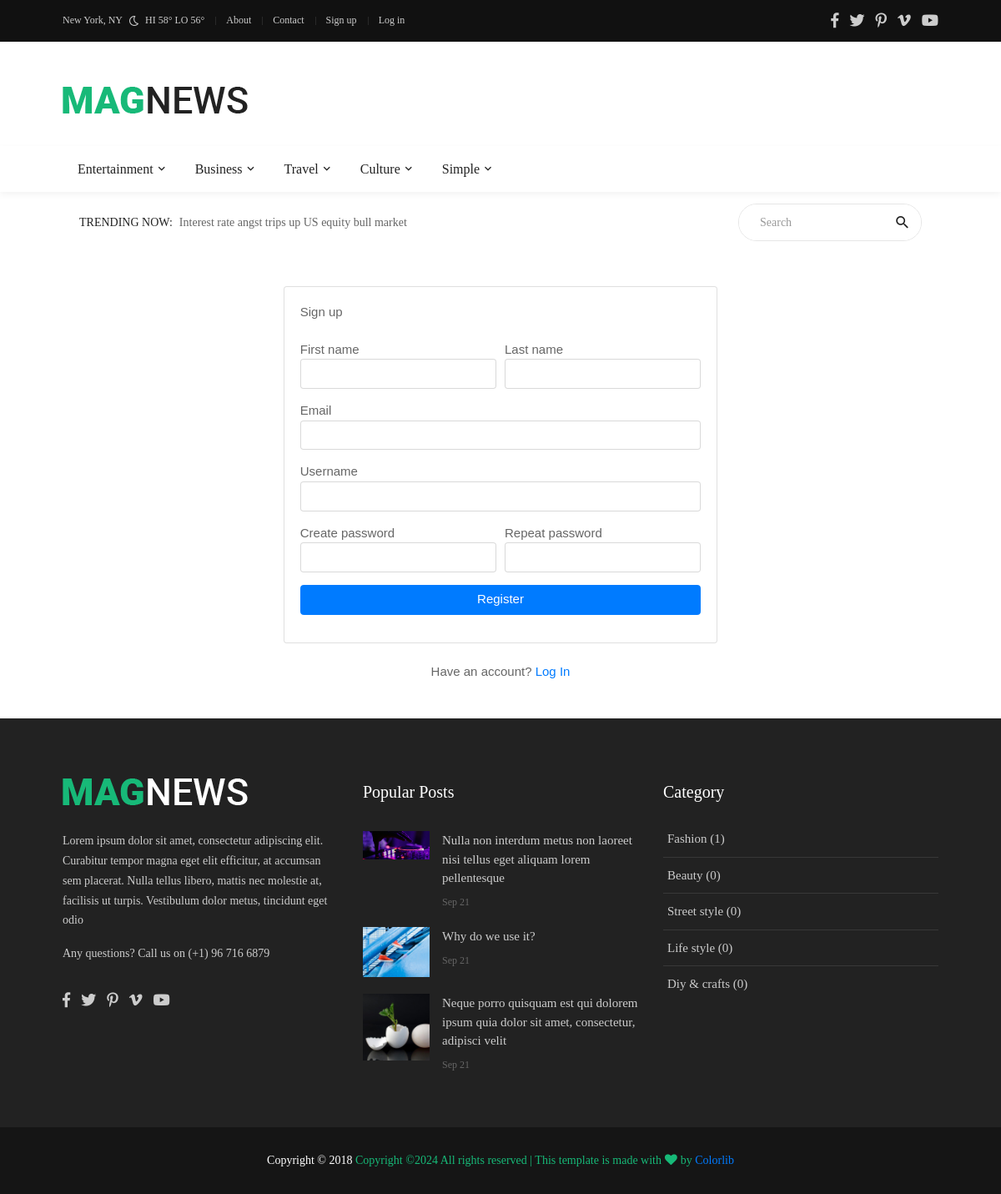
Page /accounts/register/ on the committed database.
### blog/models.py (models this page shows, shortened)
class CategoryParent(models.Model):
    title = models.CharField(max_length=100)

class Post(models.Model):
    user = models.ForeignKey(User, on_delete=models.CASCADE)
    category = models.ForeignKey(Category, on_delete=models.CASCADE)
    title = models.CharField(max_length=300)
    content = RichTextField()
    image = models.ImageField(upload_to='blog/images/', blank=True)
    created_at = models.DateTimeField(auto_now_add=True)
    updated_at = models.DateTimeField(auto_now=True)
    views = models.IntegerField(default=0)
    is_public = models.BooleanField(default=False)

class Category(models.Model):
    title = models.CharField(max_length=300)
    parent = models.ForeignKey(CategoryParent, on_delete=models.CASCADE, null=True)

### account/views.py (the view)
# urls.py: path('register/', views.user_register, name='user_register'),
def user_register(request):
    if request.user.is_authenticated:
        return redirect('store:home')
    if request.method == 'POST':
        forms = SignUpForm(request.POST)
        if forms.is_valid():
            user = forms.save()
            first_name = forms.cleaned_data.get('first_name')
            last_name = forms.cleaned_data.get('last_name')
            email = forms.cleaned_data.get('email')
            customer = Customer.objects.create(first_name=first_name, last_name=last_name, email=email, user=user)
            customer.save()
            return redirect('user_login')
        else:
            messages.error(request, 'User already exist!!!')
            return redirect('user_register')
    else:
        forms = SignUpForm()
    return render(request, 'account/register.html', {'forms': forms})

### account/forms.py
class SignUpForm(UserCreationForm):
    class Meta:
        model = User
        fields = ['first_name', 'last_name', 'email', 'username', 'password1', 'password2']
        widgets = {
            'first_name': forms.TextInput(attrs={'class': 'form-control', 'required': 'true'}),
            'last_name': forms.TextInput(attrs={'class': 'form-control', 'required': 'true'}),
            'email': forms.TextInput(attrs={'class': 'form-control', 'required': 'true'}),
            'username': forms.TextInput(attrs={'class': 'form-control'}),
        }

### blog/context_processors.py (called while the page is built)
def categories_parents(request):
    categories = CategoryParent.objects.all()
    return {'categories_parents': categories}

def get_tags(request):
    tags = Tag.objects.all()
    return {'tags': tags}

def get_popular_posts(request):
    popular_posts = Post.objects.all().order_by('-views')[:4]
    return {'popular_posts': popular_posts}

def get_categories(request):
    categories = Category.objects.all()[:5]
    return {'categories': categories}

### templates/account/register.html (shortened to what this page needs)
{% extends '../base.html' %}
{% block content %}
    {% load widget_tweaks %}
    <div class="card mx-auto" style="max-width:520px; margin-top:40px;">
        <article class="card-body">
            <header class="mb-4"><h4 class="card-title">Sign up</h4></header>
            <form method="POST">
                <div class="form-row">
                    <div class="col form-group">
                        <label>First name</label>
                        {{ forms.first_name }}
                    </div>
                    <div class="col form-group">
                        <label>Last name</label>
                        {{ forms.last_name }}
                    </div>
                </div>
                <div class="form-group">
                    <label>Email</label>
                    {{ forms.email }}
                </div>
                <div class="form-group">
                    <label>Username</label>
                    {{ forms.username }}
                </div>
                <div class="form-row">
                    <div class="form-group col-md-6">
                        <label>Create password</label>
                        {{ forms.password1|add_class:"form-control" }}
                    </div>
                    <div class="form-group col-md-6">
                        <label>Repeat password</label>
                        {{ forms.password2|add_class:"form-control" }}
                    </div>
                </div>
                <div class="form-group">
                    <button type="submit" class="btn btn-primary btn-block"> Register</button>
                </div>
            </form>
        </article>
    </div>
    <p class="text-center mt-4">Have an account? <a href="{% url 'user_login' %}">Log In</a></p>
    <br><br>
{% endblock %}

### templates/partial/header.html (shortened to what this page needs)
{% load static %}
<header>
    <div class="container-menu-desktop">
        <div class="topbar">
            <div class="content-topbar container h-100">
                <div class="left-topbar">
						<span class="left-topbar-item flex-wr-s-c">
							<span>
								New York, NY
							</span>
							<img class="m-b-1 m-rl-8" src="{% static 'images/icons/icon-night.png' %}" alt="IMG">
							<span>
								HI 58° LO 56°
							</span>
						</span>
                    <a href="{% url 'about' %}" class="left-topbar-item">
                        About
                    </a>
                    <a href="{% url 'contact_us' %}" class="left-topbar-item">
                        Contact
                    </a>
                    {% if user.is_authenticated %}
                        <b class="left-topbar-item">{{ user.username }}</b>
                        <a href="{% url 'user_logout' %}" class="left-topbar-item">
                            Log out
                        </a>
                    {% else %}
                        <a href="{% url 'user_register' %}" class="left-topbar-item">
                            Sign up
                        </a>
                        <a href="{% url 'user_login' %}" class="left-topbar-item">
                            Log in
                        </a>
                    {% endif %}
                </div>
                <div class="right-topbar">
                    <a href="#">
                        <span class="fab fa-facebook-f"></span>
                    </a>
                    <a href="#">
                        <span class="fab fa-twitter"></span>
                    </a>
                    <a href="#">
                        <span class="fab fa-pinterest-p"></span>
                    </a>
                    <a href="#">
                        <span class="fab fa-vimeo-v"></span>
                    </a>
                    <a href="#">
                        <span class="fab fa-youtube"></span>
                    </a>
                </div>
            </div>
        </div>
        <div class="wrap-logo container">
            <div class="logo">
                <a href="{% url 'index' %}"><img src="{% static 'images/icons/logo-01.png' %}" alt="LOGO"></a>
            </div>
        </div>
        <div class="wrap-main-nav">
            <div class="main-nav">
                <nav class="menu-desktop">
                    <ul class="main-menu">
                        {% for cate_parent in categories_parents %}
                            <li class="mega-menu-item">
                                <a href="{% url 'category_parent_detail' cate_parent.id %}">{{ cate_parent.title|capfirst }}</a>
                            </li>
                        {% endfor %}
                    </ul>
                </nav>
            </div>
        </div>
    </div>
</header>
<div class="container">
    <div class="bg0 flex-wr-sb-c p-rl-20 p-tb-8">
        <div class="f2-s-1 p-r-30 size-w-0 m-tb-6 flex-wr-s-c">
				<span class="text-uppercase cl2 p-r-8">
					Trending Now:
				</span>
            <span class="dis-inline-block cl6 slide100-txt pos-relative size-w-0" data-in="fadeInDown"
                  data-out="fadeOutDown">
					<span class="dis-inline-block slide100-txt-item animated visible-false">
						Interest rate angst trips up US equity bull market
					</span>
				</span>
        </div>
        <form action="{% url 'search' %}" method="get" class="pos-relative size-a-2 bo-1-rad-22 of-hidden bocl11 m-tb-6">
                <input class="f1-s-1 cl6 plh9 s-full p-l-25 p-r-45" type="text" name="q" placeholder="Search">
                <button class="flex-c-c size-a-1 ab-t-r fs-20 cl2 hov-cl10 trans-03">
                    <i class="zmdi zmdi-search"></i>
                </button>
        </form>
    </div>
</div>

### templates/partial/footer.html (shortened to what this page needs)
{% load static %}
	<footer>
		<div class="bg2 p-t-40 p-b-25">
			<div class="container">
				<div class="row">
					<div class="col-lg-4 p-b-20">
						<div class="size-h-3 flex-s-c">
							<a href="index.html">
								<img class="max-s-full" src="{% static 'images/icons/logo-02.png' %}" alt="LOGO">
							</a>
						</div>
						<div>
							<p class="f1-s-1 cl11 p-b-16">
								Lorem ipsum dolor sit amet, consectetur adipiscing elit. Curabitur tempor magna eget elit efficitur, at accumsan sem placerat. Nulla tellus libero, mattis nec molestie at, facilisis ut turpis. Vestibulum dolor metus, tincidunt eget odio
							</p>
							<p class="f1-s-1 cl11 p-b-16">
								Any questions? Call us on (+1) 96 716 6879
							</p>
							<div class="p-t-15">
								<a href="#" class="fs-18 cl11 hov-cl10 trans-03 m-r-8">
									<span class="fab fa-facebook-f"></span>
								</a>
								<a href="#" class="fs-18 cl11 hov-cl10 trans-03 m-r-8">
									<span class="fab fa-twitter"></span>
								</a>
								<a href="#" class="fs-18 cl11 hov-cl10 trans-03 m-r-8">
									<span class="fab fa-pinterest-p"></span>
								</a>
								<a href="#" class="fs-18 cl11 hov-cl10 trans-03 m-r-8">
									<span class="fab fa-vimeo-v"></span>
								</a>
								<a href="#" class="fs-18 cl11 hov-cl10 trans-03 m-r-8">
									<span class="fab fa-youtube"></span>
								</a>
							</div>
						</div>
					</div>
					<div class="col-sm-6 col-lg-4 p-b-20">
						<div class="size-h-3 flex-s-c">
							<h5 class="f1-m-7 cl0">
								Popular Posts
							</h5>
						</div>
						<ul>
                            {% for post in popular_posts|slice:"3" %}
                            	<li class="flex-wr-sb-s p-b-20">
								<a href="{% url 'post_detail' post.id %}" class="size-w-4 wrap-pic-w hov1 trans-03">
									<img src="{{ post.image.url }}" alt="IMG">
								</a>
								<div class="size-w-5">
									<h6 class="p-b-5">
										<a href="#" class="f1-s-5 cl11 hov-cl10 trans-03">
                                            {{ post.title }}
										</a>
									</h6>
									<span class="f1-s-3 cl6">
										{{ post.created_at|date:"M d" }}
									</span>
								</div>
							</li>
                            {% endfor %}
						</ul>
					</div>
					<div class="col-sm-6 col-lg-4 p-b-20">
						<div class="size-h-3 flex-s-c">
							<h5 class="f1-m-7 cl0">
								Category
							</h5>
						</div>
						<ul class="m-t--12">
                            {% for category in categories|slice:"6" %}
                            	<li class="how-bor1 p-rl-5 p-tb-10">
								<a href="{% url 'category_detail' category.id %}" class="f1-s-5 cl11 hov-cl10 trans-03 p-tb-8">
                                    {{ category.title|capfirst }} ({{ category.post_set.count }})
								</a>
							</li>
                            {% endfor %}
						</ul>
					</div>
				</div>
			</div>
		</div>
		<div class="bg11">
			<div class="container size-h-4 flex-c-c p-tb-15">
				<span class="f1-s-1 cl0 txt-center">
					Copyright © 2018
					<a href="#" class="f1-s-1 cl10 hov-link1">
Copyright &copy;<script>document.write(new Date().getFullYear());</script> All rights reserved | This template is made with <i class="fa fa-heart" aria-hidden="true"></i> by <a href="https://colorlib.com" target="_blank">Colorlib</a>
				</span>
			</div>
		</div>
	</footer>

### rows in the picture
CategoryParent: title "Entertainment"
CategoryParent: title "Business"
CategoryParent: title "Travel"
CategoryParent: title "Culture"
CategoryParent: title "Simple"
Post: image (picture), title "Nulla non interdum metus non laoreet nisi tellus eget aliquam lorem pellentesque", created_at "Sep 21"
Post: image (picture), title "Why do we use it?", created_at "Sep 21"
Post: image (picture), title "Neque porro quisquam est qui dolorem ipsum quia dolor sit amet, consectetur, adipisci velit", created_at "Sep 21"
Category: title "Fashion", post_set.count "1"
Category: title "Beauty", post_set.count "0"
Category: title "Street style", post_set.count "0"
Category: title "Life style", post_set.count "0"
Category: title "Diy & crafts", post_set.count "0"
